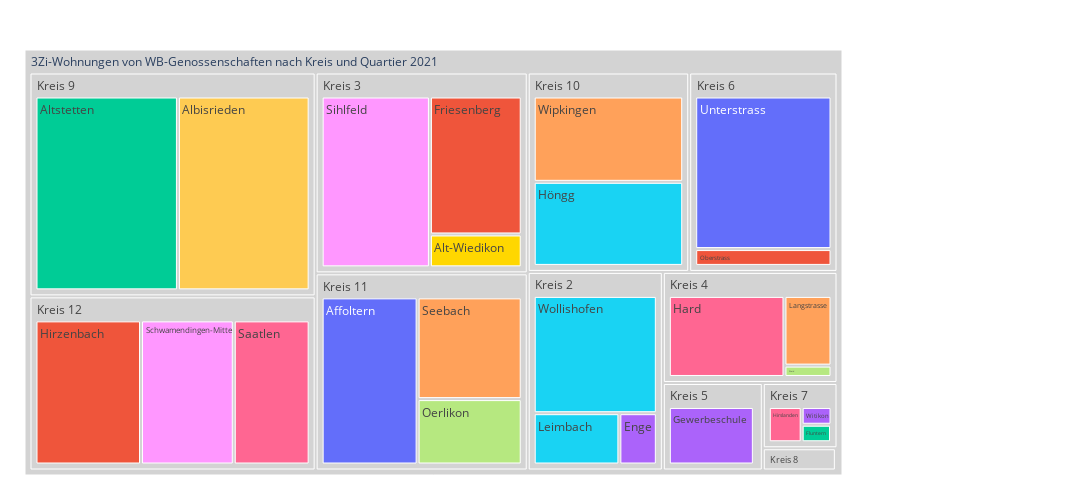

The code cell stored with this chart in its notebook:
### Code cell
fig = px.treemap(myTreemapAgg.query('sum_Whg3Zi >0').reset_index(), path=[px.Constant("3Zi-Wohnungen von WB-Genossenschaften nach Kreis und Quartier 2021")
                                                                                      , 'KreisLang','QuarLang']
                 , values='sum_Whg3Zi'
                 , color='QuarLang'
                 ## bei discrete scales (bei Klassen und Strings):                 
                 , color_discrete_map={'(?)':'lightgrey','Alt-Wiedikon':'gold', 'SP':'#FF3030', 'PdA':'#EE3B3B', 'Grüne':'#A2CD5A','GLP':'#CAFF70','Die Mitte':'orange','FDP':'#104E8B','AL':'deeppink','SVP':'forestgreen', 'FL ZÜRI':'#8B864E','Volt':'#lightblue' }                
                 ## bei continuous scales (bei Zahlenwerten):
                #, color_continuous_scale='cividis'
                #, color_continuous_midpoint=np.average(df['AnzBestWir'], weights=df['AnzBestWir'])  
                 ,height=500
                 ,width=1100                 
                )
fig.update_traces(root_color="grey")
fig.update_layout(margin = dict(t=50, l=25, r=250, b=25))
fig.show()

### Figure 1 — Plotly figure (JSON) as saved in the notebook; plotly's stock layout.template omitted (floating-point values rounded to 4 significant figures)
{"data": [{"branchvalues": "total", "customdata": [["Altstetten"], ["Witikon"], ["Langstrasse"], ["Wollishofen"], ["Hirslanden"], ["Oerlikon"], ["Sihlfeld"], ["Hottingen"], ["Rathaus"], ["Oberstrass"], ["Seefeld"], ["Gewerbeschule"], ["Seebach"], ["Alt-Wiedikon"], ["Leimbach"], ["Hard"], ["Weinegg"], ["Schwamendingen-Mitte"], ["Escher Wyss"], ["Affoltern"], ["Friesenberg"], ["Fluntern"], ["Enge"], ["Wipkingen"], ["Höngg"], ["Saatlen"], ["Werd"], ["Mühlebach"], ["Albisrieden"], ["Unterstrass"], ["Hirzenbach"], ["Rathaus"], ["(?)"], ["(?)"], ["(?)"], ["(?)"], ["(?)"], ["(?)"], ["(?)"], ["(?)"], ["(?)"], ["(?)"], ["(?)"], ["(?)"]], "domain": {"x": [0, 1], "y": [0, 1]}, "hovertemplate": "labels=%{label}<br>sum_Whg3Zi=%{value}<br>parent=%{parent}<br>id=%{id}<br>QuarLang=%{customdata[0]}<extra></extra>", "ids": ["3Zi-Wohnungen von WB-Genossenschaften nach Kreis und Quartier 2021/Kreis 9/Altstetten", "3Zi-Wohnungen von WB-Genossenschaften nach Kreis und Quartier 2021/Kreis 7/Witikon", "3Zi-Wohnungen von WB-Genossenschaften nach Kreis und Quartier 2021/Kreis 4/Langstrasse", "3Zi-Wohnungen von WB-Genossenschaften nach Kreis und Quartier 2021/Kreis 2/Wollishofen", "3Zi-Wohnungen von WB-Genossenschaften nach Kreis und Quartier 2021/Kreis 7/Hirslanden", "3Zi-Wohnungen von WB-Genossenschaften nach Kreis und Quartier 2021/Kreis 11/Oerlikon", "3Zi-Wohnungen von WB-Genossenschaften nach Kreis und Quartier 2021/Kreis 3/Sihlfeld", "3Zi-Wohnungen von WB-Genossenschaften nach Kreis und Quartier 2021/Kreis 7/Hottingen", "3Zi-Wohnungen von WB-Genossenschaften nach Kreis und Quartier 2021/Kreis 1/Rathaus", "3Zi-Wohnungen von WB-Genossenschaften nach Kreis und Quartier 2021/Kreis 6/Oberstrass", "3Zi-Wohnungen von WB-Genossenschaften nach Kreis und Quartier 2021/Kreis 8/Seefeld", "3Zi-Wohnungen von WB-Genossenschaften nach Kreis und Quartier 2021/Kreis 5/Gewerbeschule", "3Zi-Wohnungen von WB-Genossenschaften nach Kreis und Quartier 2021/Kreis 11/Seebach", "3Zi-Wohnungen von WB-Genossenschaften nach Kreis und Quartier 2021/Kreis 3/Alt-Wiedikon", "3Zi-Wohnungen von WB-Genossenschaften nach Kreis und Quartier 2021/Kreis 2/Leimbach", "3Zi-Wohnungen von WB-Genossenschaften nach Kreis und Quartier 2021/Kreis 4/Hard", "3Zi-Wohnungen von WB-Genossenschaften nach Kreis und Quartier 2021/Kreis 8/Weinegg", "3Zi-Wohnungen von WB-Genossenschaften nach Kreis und Quartier 2021/Kreis 12/Schwamendingen-Mitte", "3Zi-Wohnungen von WB-Genossenschaften nach Kreis und Quartier 2021/Kreis 5/Escher Wyss", "3Zi-Wohnungen von WB-Genossenschaften nach Kreis und Quartier 2021/Kreis 11/Affoltern", "3Zi-Wohnungen von WB-Genossenschaften nach Kreis und Quartier 2021/Kreis 3/Friesenberg", "3Zi-Wohnungen von WB-Genossenschaften nach Kreis und Quartier 2021/Kreis 7/Fluntern", "3Zi-Wohnungen von WB-Genossenschaften nach Kreis und Quartier 2021/Kreis 2/Enge", "3Zi-Wohnungen von WB-Genossenschaften nach Kreis und Quartier 2021/Kreis 10/Wipkingen", "3Zi-Wohnungen von WB-Genossenschaften nach Kreis und Quartier 2021/Kreis 10/Höngg", "3Zi-Wohnungen von WB-Genossenschaften nach Kreis und Quartier 2021/Kreis 12/Saatlen", "3Zi-Wohnungen von WB-Genossenschaften nach Kreis und Quartier 2021/Kreis 4/Werd", "3Zi-Wohnungen von WB-Genossenschaften nach Kreis und Quartier 2021/Kreis 8/Mühlebach", "3Zi-Wohnungen von WB-Genossenschaften nach Kreis und Quartier 2021/Kreis 9/Albisrieden", "3Zi-Wohnungen von WB-Genossenschaften nach Kreis und Quartier 2021/Kreis 6/Unterstrass", "3Zi-Wohnungen von WB-Genossenschaften nach Kreis und Quartier 2021/Kreis 12/Hirzenbach", "3Zi-Wohnungen von WB-Genossenschaften nach Kreis und Quartier 2021/Kreis 1", "3Zi-Wohnungen von WB-Genossenschaften nach Kreis und Quartier 2021/Kreis 10", "3Zi-Wohnungen von WB-Genossenschaften nach Kreis und Quartier 2021/Kreis 11", "3Zi-Wohnungen von WB-Genossenschaften nach Kreis und Quartier 2021/Kreis 12", "3Zi-Wohnungen von WB-Genossenschaften nach Kreis und Quartier 2021/Kreis 2", "3Zi-Wohnungen von WB-Genossenschaften nach Kreis und Quartier 2021/Kreis 3", "3Zi-Wohnungen von WB-Genossenschaften nach Kreis und Quartier 2021/Kreis 4", "3Zi-Wohnungen von WB-Genossenschaften nach Kreis und Quartier 2021/Kreis 5", "3Zi-Wohnungen von WB-Genossenschaften nach Kreis und Quartier 2021/Kreis 6", "3Zi-Wohnungen von WB-Genossenschaften nach Kreis und Quartier 2021/Kreis 7", "3Zi-Wohnungen von WB-Genossenschaften nach Kreis und Quartier 2021/Kreis 8", "3Zi-Wohnungen von WB-Genossenschaften nach Kreis und Quartier 2021/Kreis 9", "3Zi-Wohnungen von WB-Genossenschaften nach Kreis und Quartier 2021"], "labels": ["Altstetten", "Witikon", "Langstrasse", "Wollishofen", "Hirslanden", "Oerlikon", "Sihlfeld", "Hottingen", "Rathaus", "Oberstrass", "Seefeld", "Gewerbeschule", "Seebach", "Alt-Wiedikon", "Leimbach", "Hard", "Weinegg", "Schwamendingen-Mitte", "Escher Wyss", "Affoltern", "Friesenberg", "Fluntern", "Enge", "Wipkingen", "Höngg", "Saatlen", "Werd", "Mühlebach", "Albisrieden", "Unterstrass", "Hirzenbach", "Kreis 1", "Kreis 10", "Kreis 11", "Kreis 12", "Kreis 2", "Kreis 3", "Kreis 4", "Kreis 5", "Kreis 6", "Kreis 7", "Kreis 8", "Kreis 9", "3Zi-Wohnungen von WB-Genossenschaften nach Kreis und Quartier 2021"], "marker": {"colors": ["#00cc96", "#ab63fa", "#FFA15A", "#19d3f3", "#FF6692", "#B6E880", "#FF97FF", "#FECB52", "#636efa", "#EF553B", "#00cc96", "#ab63fa", "#FFA15A", "gold", "#19d3f3", "#FF6692", "#B6E880", "#FF97FF", "#FECB52", "#636efa", "#EF553B", "#00cc96", "#ab63fa", "#FFA15A", "#19d3f3", "#FF6692", "#B6E880", "#FF97FF", "#FECB52", "#636efa", "#EF553B", "#636efa", "lightgrey", "lightgrey", "lightgrey", "lightgrey", "lightgrey", "lightgrey", "lightgrey", "lightgrey", "lightgrey", "lightgrey", "lightgrey", "lightgrey"]}, "name": "", "parents": ["3Zi-Wohnungen von WB-Genossenschaften nach Kreis und Quartier 2021/Kreis 9", "3Zi-Wohnungen von WB-Genossenschaften nach Kreis und Quartier 2021/Kreis 7", "3Zi-Wohnungen von WB-Genossenschaften nach Kreis und Quartier 2021/Kreis 4", "3Zi-Wohnungen von WB-Genossenschaften nach Kreis und Quartier 2021/Kreis 2", "3Zi-Wohnungen von WB-Genossenschaften nach Kreis und Quartier 2021/Kreis 7", "3Zi-Wohnungen von WB-Genossenschaften nach Kreis und Quartier 2021/Kreis 11", "3Zi-Wohnungen von WB-Genossenschaften nach Kreis und Quartier 2021/Kreis 3", "3Zi-Wohnungen von WB-Genossenschaften nach Kreis und Quartier 2021/Kreis 7", "3Zi-Wohnungen von WB-Genossenschaften nach Kreis und Quartier 2021/Kreis 1", "3Zi-Wohnungen von WB-Genossenschaften nach Kreis und Quartier 2021/Kreis 6", "3Zi-Wohnungen von WB-Genossenschaften nach Kreis und Quartier 2021/Kreis 8", "3Zi-Wohnungen von WB-Genossenschaften nach Kreis und Quartier 2021/Kreis 5", "3Zi-Wohnungen von WB-Genossenschaften nach Kreis und Quartier 2021/Kreis 11", "3Zi-Wohnungen von WB-Genossenschaften nach Kreis und Quartier 2021/Kreis 3", "3Zi-Wohnungen von WB-Genossenschaften nach Kreis und Quartier 2021/Kreis 2", "3Zi-Wohnungen von WB-Genossenschaften nach Kreis und Quartier 2021/Kreis 4", "3Zi-Wohnungen von WB-Genossenschaften nach Kreis und Quartier 2021/Kreis 8", "3Zi-Wohnungen von WB-Genossenschaften nach Kreis und Quartier 2021/Kreis 12", "3Zi-Wohnungen von WB-Genossenschaften nach Kreis und Quartier 2021/Kreis 5", "3Zi-Wohnungen von WB-Genossenschaften nach Kreis und Quartier 2021/Kreis 11", "3Zi-Wohnungen von WB-Genossenschaften nach Kreis und Quartier 2021/Kreis 3", "3Zi-Wohnungen von WB-Genossenschaften nach Kreis und Quartier 2021/Kreis 7", "3Zi-Wohnungen von WB-Genossenschaften nach Kreis und Quartier 2021/Kreis 2", "3Zi-Wohnungen von WB-Genossenschaften nach Kreis und Quartier 2021/Kreis 10", "3Zi-Wohnungen von WB-Genossenschaften nach Kreis und Quartier 2021/Kreis 10", "3Zi-Wohnungen von WB-Genossenschaften nach Kreis und Quartier 2021/Kreis 12", "3Zi-Wohnungen von WB-Genossenschaften nach Kreis und Quartier 2021/Kreis 4", "3Zi-Wohnungen von WB-Genossenschaften nach Kreis und Quartier 2021/Kreis 8", "3Zi-Wohnungen von WB-Genossenschaften nach Kreis und Quartier 2021/Kreis 9", "3Zi-Wohnungen von WB-Genossenschaften nach Kreis und Quartier 2021/Kreis 6", "3Zi-Wohnungen von WB-Genossenschaften nach Kreis und Quartier 2021/Kreis 12", "3Zi-Wohnungen von WB-Genossenschaften nach Kreis und Quartier 2021", "3Zi-Wohnungen von WB-Genossenschaften nach Kreis und Quartier 2021", "3Zi-Wohnungen von WB-Genossenschaften nach Kreis und Quartier 2021", "3Zi-Wohnungen von WB-Genossenschaften nach Kreis und Quartier 2021", "3Zi-Wohnungen von WB-Genossenschaften nach Kreis und Quartier 2021", "3Zi-Wohnungen von WB-Genossenschaften nach Kreis und Quartier 2021", "3Zi-Wohnungen von WB-Genossenschaften nach Kreis und Quartier 2021", "3Zi-Wohnungen von WB-Genossenschaften nach Kreis und Quartier 2021", "3Zi-Wohnungen von WB-Genossenschaften nach Kreis und Quartier 2021", "3Zi-Wohnungen von WB-Genossenschaften nach Kreis und Quartier 2021", "3Zi-Wohnungen von WB-Genossenschaften nach Kreis und Quartier 2021", "3Zi-Wohnungen von WB-Genossenschaften nach Kreis und Quartier 2021", ""], "root": {"color": "grey"}, "type": "treemap", "values": [1822, 64, 264, 1022, 140, 466, 1262, 1, 2, 161, 8, 463, 725, 206, 311, 755, 52, 923, 16, 1098, 864, 62, 136, 888, 875, 755, 43, 29, 1685, 1458, 1050, 2, 1763, 2289, 2728, 1469, 2332, 1062, 479, 1619, 267, 89, 3507, 17606]}], "layout": {"height": 500, "legend": {"tracegroupgap": 0}, "margin": {"b": 25, "l": 25, "r": 250, "t": 50}, "width": 1100}}
